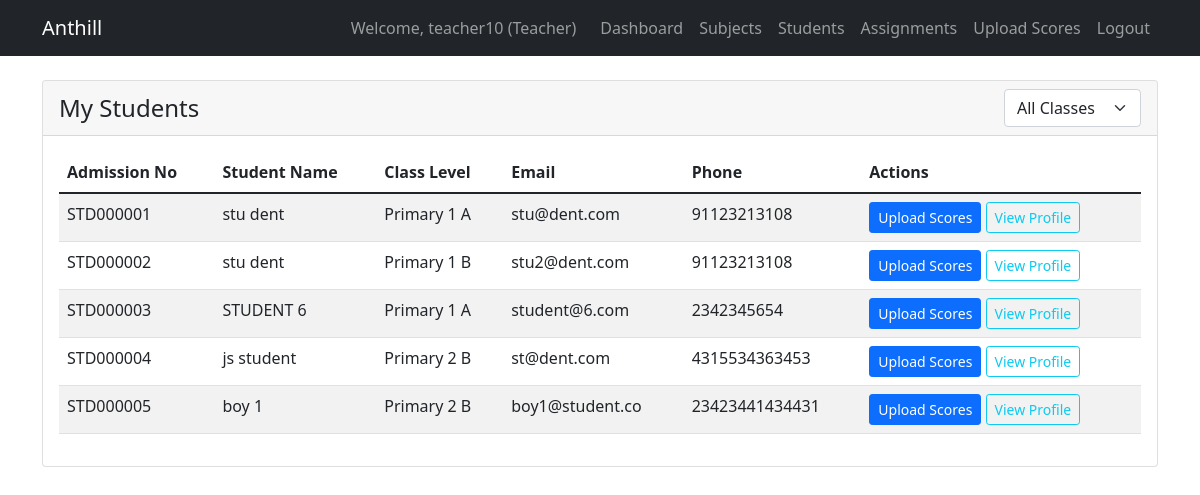
Page /academic/teacher/students/ (signed in) on the committed database.
### users/models.py (models this page shows, shortened)
class User(AbstractUser):
    USER_TYPE_CHOICES = (
        ('super_admin', 'Super Admin'),
        ('senior_admin', 'Senior School Admin'),
        ('junior_admin', 'Junior School Admin'),
        ('teacher', 'Teacher'),
        ('student', 'Student'),
    )
    user_type = models.CharField(max_length=20, choices=USER_TYPE_CHOICES)
    phone = models.CharField(max_length=15, blank=True)
    profile_picture = models.ImageField(upload_to='profiles/', blank=True, null=True)
    city = models.CharField(max_length=100, blank=True)
    lga = models.CharField(max_length=100, blank=True)
    address = models.TextField(blank=True)
    school = models.ForeignKey(
        School,
        on_delete=models.CASCADE,
        related_name='users',
        null=True,
        blank=True
    )
    class Meta:
        unique_together = ['school', 'username']  # Username unique per school

class Student(models.Model):
    user = models.OneToOneField(User, on_delete=models.CASCADE)
    school = models.ForeignKey('schools.School', on_delete=models.CASCADE, null=True)  # String reference
    admission_number = models.CharField(max_length=20, unique=True)
    class_level = models.ForeignKey('academic.ClassLevel', on_delete=models.SET_NULL, null=True, blank=True)  # String reference
    date_admitted = models.DateField(auto_now_add=True)
    elective_subjects = models.ManyToManyField('academic.Subject', blank=True, related_name='elective_students')  # String reference
    date_of_birth = models.DateField(null=True, blank=True)
    allergies = models.TextField(blank=True)
    health_history = models.TextField(blank=True)
    blood_group = models.CharField(max_length=5, blank=True)
    genotype = models.CharField(max_length=5, blank=True)
    home_address = models.TextField(blank=True)
    emergency_contact = models.CharField(max_length=15, blank=True)
    disciplinary_record = models.TextField(blank=True)
    extra_curricular = models.TextField(blank=True)
    sports_house = models.CharField(max_length=50, blank=True)
    awards = models.TextField(blank=True)
    position = models.CharField(max_length=50, blank=True)

### academic/models.py (models this page shows, shortened)
class ClassLevel(models.Model):
    LEVEL_CHOICES = (
        ('primary_1', 'Primary 1'),
        ('primary_2', 'Primary 2'),
        ('primary_3', 'Primary 3'),
        ('primary_4', 'Primary 4'),
        ('primary_5', 'Primary 5'),
        ('primary_6', 'Primary 6'),
        ('jss_1', 'JSS 1'),
        ('jss_2', 'JSS 2'),
        ('jss_3', 'JSS 3'),
        ('ss_1', 'SS 1'),
        ('ss_2', 'SS 2'),
        ('ss_3', 'SS 3'),
    )
    name = models.CharField(max_length=50)
    level = models.CharField(max_length=20, choices=LEVEL_CHOICES)  # Change to CharField
    description = models.TextField(blank=True)
    school = models.ForeignKey('schools.School', on_delete=models.CASCADE, null=True, related_name='academic_classes')
    class Meta:
        ordering = ['level']
        unique_together = ['name', 'school']

### academic/views.py (the view)
# urls.py: path('teacher/students/', views.teacher_students, name='teacher_students'),
@login_required
def teacher_students(request):
    teacher = get_object_or_404(Teacher, user=request.user)
    students = Student.objects.filter(school=teacher.school).select_related('user', 'class_level')
    class_level_filter = request.GET.get('class_level')
    if class_level_filter:
        students = students.filter(class_level_id=class_level_filter)
    class_levels = ClassLevel.objects.filter(school=teacher.school)
    return render(request, 'academic/teacher_students.html', {
        'teacher': teacher,
        'students': students,
        'class_levels': class_levels,
        'school': teacher.school,
        'selected_class_level': class_level_filter
    })

### templates/academic/teacher_students.html (shortened to what this page needs)
{% extends 'base.html' %}
{% block content %}
<div class="container mt-4">
    <div class="row">
        <div class="col-md-12">
            <div class="card">
                <div class="card-header d-flex justify-content-between align-items-center">
                    <h4 class="mb-0">My Students</h4>
                    <div class="d-flex gap-2">
                        <select class="form-select" onchange="location = this.value;">
                            <option value="{% url 'academic:teacher_students' %}">All Classes</option>
                        </select>
                    </div>
                </div>
                <div class="card-body">
                    {% if students %}
                    <div class="table-responsive">
                        <table class="table table-striped">
                            <thead>
                                <tr>
                                    <th>Admission No</th>
                                    <th>Student Name</th>
                                    <th>Class Level</th>
                                    <th>Email</th>
                                    <th>Phone</th>
                                    <th>Actions</th>
                                </tr>
                            </thead>
                            <tbody>
                                {% for student in students %}
                                <tr>
                                    <td>{{ student.admission_number }}</td>
                                    <td>{{ student.user.get_full_name }}</td>
                                    <td>{{ student.class_level.name }}</td>
                                    <td>{{ student.user.email }}</td>
                                    <td>{{ student.user.phone }}</td>
                                    <td>
                                        <a href="{% url 'academic:upload_scores' %}?student={{ student.id }}"
                                           class="btn btn-sm btn-primary">Upload Scores</a>
                                        <a href="#" class="btn btn-sm btn-outline-info">View Profile</a>
                                    </td>
                                </tr>
                                {% endfor %}
                            </tbody>
                        </table>
                    </div>
                    {% else %}
                    <div class="alert alert-info text-center">
                        <h5>No Students Found</h5>
                        <p class="mb-0">No students match your current filters.</p>
                    </div>
                    {% endif %}
                </div>
            </div>
        </div>
    </div>
</div>
{% endblock %}

### templates/base.html (shortened to what this page needs)
{% load user_tags %}
<!DOCTYPE html>
<html lang="en">
<head>
    <link href="https://cdn.jsdelivr.net/npm/bootstrap@5.1.3/dist/css/bootstrap.min.css" rel="stylesheet">
</head>
<body>
    {% block navbar %}
<nav class="navbar navbar-expand-lg navbar-dark bg-dark">
    <div class="container">
        <a class="navbar-brand" href="{% url 'homepage' %}">Anthill</a>
        <div class="navbar-nav ms-auto">
            {% if user.is_authenticated %}
                <span class="navbar-text me-3">
                    Welcome, {{ user.username }} ({{ user.get_user_type_display }})
                </span>
                {% if user.user_type == 'super_admin' %}
                    <a class="nav-link" href="/admin/">Admin Panel</a>
                    <a class="nav-link" href="{% url 'schools:admin_analytics' %}">Analytics</a>
                    <a class="nav-link" href="{% url 'schools:search' %}">Search</a>
                {% elif user.user_type == 'teacher' %}
                    <a class="nav-link" href="{% url 'users:teacher_dashboard' %}">Dashboard</a>
                    <a class="nav-link" href="{% url 'academic:teacher_subjects' %}">Subjects</a>
                    <a class="nav-link" href="{% url 'academic:teacher_students' %}">Students</a>
                    <a class="nav-link" href="{% url 'academic:teacher_assignments' %}">Assignments</a>
                    <a class="nav-link" href="{% url 'academic:upload_scores' %}">Upload Scores</a>
                {% endif %}
                <a class="nav-link" href="{% url 'users:logout' %}">Logout</a>
            {% else %}
                <a class="nav-link" href="{% url 'users:register' %}">Register</a>
                <a class="nav-link" href="{% url 'users:login' %}">Login</a>
                <a class="nav-link" href="{% url 'contact_us' %}">Contact Us</a>
            {% endif %}
        </div>
    </div>
</nav>
{% endblock %}
    {% block content %}
    {% endblock %}
</body>
</html>

### rows in the picture
User: username "teacher10", user_type "Teacher"
Student: admission_number "STD000001", user.get_full_name "stu dent", class_level.name "Primary 1 A", user.email "stu@dent.com", user.phone "91123213108"
Student: admission_number "STD000002", user.get_full_name "stu dent", class_level.name "Primary 1 B", user.email "stu2@dent.com", user.phone "91123213108"
Student: admission_number "STD000003", user.get_full_name "STUDENT 6", class_level.name "Primary 1 A", user.email "student@6.com", user.phone "2342345654"
Student: admission_number "STD000004", user.get_full_name "js student", class_level.name "Primary 2 B", user.email "st@dent.com", user.phone "4315534363453"
Student: admission_number "STD000005", user.get_full_name "boy 1", class_level.name "Primary 2 B", user.email "boy1@student.co", user.phone "23423441434431"
